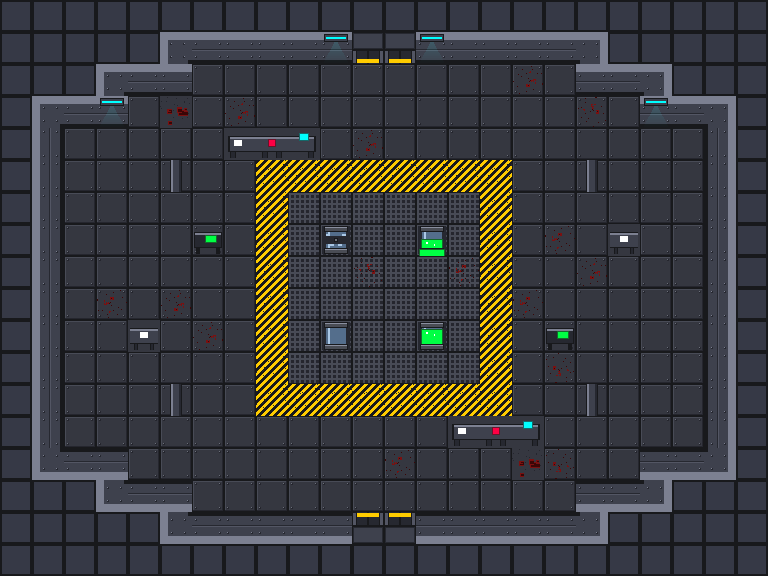

The image is a tile-based game level rendered from a .tmx file. Its description and complete source (layers, tilesets, objects, tile grids) follow:
An orthogonal 24x18 tile map with 32x32 px tiles, 4 tile layers (Background, Dekorasi Non-Solid, Foreground, Interact Object) and 2 objects (spawn_researcher, spawn_monster).

<map version="1.10" tiledversion="1.12.1" orientation="orthogonal" renderorder="right-down" width="24" height="18" tilewidth="32" tileheight="32" infinite="0" nextlayerid="6" nextobjectid="3">
 <tileset firstgid="1" name="tileset_lab" tilewidth="32" tileheight="32" tilecount="128" columns="8">
  <image source="tileset_lab.png" width="256" height="512" />
 </tileset>
 <layer id="1" name="Background" width="24" height="18">
  <data encoding="csv">
6,6,6,6,6,6,6,6,6,6,6,6,6,6,6,6,6,6,6,6,6,6,6,6,
6,6,6,6,6,6,6,6,6,6,6,6,6,6,6,6,6,6,6,6,6,6,6,6,
6,6,6,6,6,6,1,1,1,1,1,1,1,1,1,1,1,1,6,6,6,6,6,6,
6,6,6,6,1,3,1,1,1,1,1,1,1,1,1,1,1,1,1,1,6,6,6,6,
6,6,1,1,1,1,1,1,1,1,1,1,1,1,1,1,1,1,1,1,1,1,6,6,
6,6,1,1,1,1,1,1,5,5,5,5,5,5,5,5,1,1,1,1,1,1,6,6,
6,6,1,1,1,1,1,1,5,2,2,2,2,2,2,5,1,1,1,1,1,1,6,6,
6,6,1,1,1,1,1,1,5,2,2,2,2,2,2,5,1,1,1,1,1,1,6,6,
6,6,1,1,1,1,1,1,5,2,2,2,2,2,2,5,1,1,1,1,1,1,6,6,
6,6,1,1,1,1,1,1,5,2,2,2,2,2,2,5,1,1,1,1,1,1,6,6,
6,6,1,1,1,1,1,1,5,2,2,2,2,2,2,5,1,1,1,1,1,1,6,6,
6,6,1,1,1,1,1,1,5,2,2,2,2,2,2,5,1,1,1,1,1,1,6,6,
6,6,1,1,1,1,1,1,5,5,5,5,5,5,5,5,1,1,1,1,1,1,6,6,
6,6,1,1,1,1,1,1,1,1,1,1,1,1,1,1,1,1,1,1,1,1,6,6,
6,6,6,6,1,1,1,1,1,1,1,1,1,1,1,1,3,1,1,1,6,6,6,6,
6,6,6,6,6,6,1,1,1,1,1,1,1,1,1,1,1,1,6,6,6,6,6,6,
6,6,6,6,6,6,6,6,6,6,6,6,6,6,6,6,6,6,6,6,6,6,6,6,
6,6,6,6,6,6,6,6,6,6,6,6,6,6,6,6,6,6,6,6,6,6,6,6
</data>
 </layer>
 <layer id="5" name="Dekorasi Non-Solid" width="24" height="18">
  <data encoding="csv">
0,0,0,0,0,0,0,0,0,0,0,0,0,0,0,0,0,0,0,0,0,0,0,0,
0,0,0,0,0,0,0,0,0,0,0,0,0,0,0,0,0,0,0,0,0,0,0,0,
0,0,0,0,0,0,0,0,0,0,0,0,0,0,0,0,3221225508,0,0,0,0,0,0,0,
0,0,0,0,0,0,0,3221225508,0,0,0,0,0,0,0,0,0,0,2684354596,0,0,0,0,0,
0,0,0,0,0,0,0,0,0,0,0,3221225508,0,0,0,0,0,0,0,0,0,0,0,0,
0,0,0,0,0,0,0,0,0,0,0,0,0,0,0,0,0,0,0,0,0,0,0,0,
0,0,0,0,0,0,0,0,0,0,0,0,0,0,0,0,0,0,0,0,0,0,0,0,
0,0,0,0,0,0,0,0,0,0,0,0,0,0,0,0,0,36,0,0,0,0,0,0,
0,0,0,0,0,0,0,0,0,0,0,2684354596,0,0,36,0,0,0,3221225508,0,0,0,0,0,
0,0,0,36,0,3221225508,0,0,0,0,0,0,0,0,0,0,36,0,0,0,0,0,0,0,
0,0,0,0,0,0,3221225508,0,0,0,0,0,0,0,0,0,0,0,0,0,0,0,0,0,
0,0,0,0,0,0,0,0,0,0,0,0,0,0,0,0,0,1610612772,0,0,0,0,0,0,
0,0,0,0,0,0,0,0,0,0,0,0,0,0,0,0,0,0,0,0,0,0,0,0,
0,0,0,0,0,0,0,0,0,0,0,0,0,0,0,0,0,0,0,0,0,0,0,0,
0,0,0,0,0,0,0,0,0,0,0,0,36,0,0,0,0,1610612772,0,0,0,0,0,0,
0,0,0,0,0,0,0,0,0,0,0,0,0,0,0,0,0,0,0,0,0,0,0,0,
0,0,0,0,0,0,0,0,0,0,0,0,0,0,0,0,0,0,0,0,0,0,0,0,
0,0,0,0,0,0,0,0,0,0,0,0,0,0,0,0,0,0,0,0,0,0,0,0
</data>
 </layer>
 <layer id="2" name="Foreground" width="24" height="18">
  <data encoding="csv">
105,105,105,105,105,105,105,105,105,105,105,105,105,105,105,105,105,105,105,105,105,105,105,105,
105,105,105,105,105,2147483662,9,9,9,9,79,41,41,79,9,9,9,9,14,105,105,105,105,105,
105,105,105,13,9,9,0,0,0,0,0,0,0,0,0,0,0,0,9,9,14,105,105,105,
105,13,9,79,0,0,0,0,0,0,0,0,0,0,0,0,0,0,0,0,79,9,14,105,
105,10,0,0,0,0,0,83,84,85,0,0,0,0,0,0,0,0,0,0,0,0,11,105,
105,10,0,0,0,34,0,0,0,0,0,0,0,0,0,0,0,0,34,0,0,0,11,105,
105,10,0,0,0,0,0,0,0,0,0,0,0,0,0,0,0,0,0,0,0,0,11,105,
105,10,0,0,0,0,23,0,0,0,58,0,0,60,0,0,0,0,0,86,0,0,11,105,
105,10,0,0,0,0,0,0,0,0,0,0,0,0,0,0,0,0,0,0,0,0,11,105,
105,10,0,0,0,0,0,0,0,0,0,0,0,0,0,0,0,0,0,0,0,0,11,105,
105,10,0,0,86,0,0,0,0,0,57,0,0,62,0,0,0,23,0,0,0,0,11,105,
105,10,0,0,0,0,0,0,0,0,0,0,0,0,0,0,0,0,0,0,0,0,11,105,
105,10,0,0,0,34,0,0,0,0,0,0,0,0,0,0,0,0,34,0,0,0,11,105,
105,10,0,0,0,0,0,0,0,0,0,0,0,0,83,84,85,0,0,0,0,0,11,105,
105,15,12,12,0,0,0,0,0,0,0,0,0,0,0,0,0,0,0,0,12,12,16,105,
105,105,105,15,12,12,0,0,0,0,0,0,0,0,0,0,0,0,12,12,16,105,105,105,
105,105,105,105,105,15,12,12,12,12,12,1073741865,1073741865,12,12,12,12,12,16,105,105,105,105,105,
105,105,105,105,105,105,105,105,105,105,105,105,105,105,105,105,105,105,105,105,105,105,105,105
</data>
 </layer>
 <layer id="3" name="Interact Object" width="24" height="18">
  <data encoding="csv">
0,0,0,0,0,0,0,0,0,0,0,0,0,0,0,0,0,0,0,0,0,0,0,0,
0,0,0,0,0,0,0,0,0,0,0,0,0,0,0,0,0,0,0,0,0,0,0,0,
0,0,0,0,0,0,0,0,0,0,0,0,0,0,0,0,0,0,0,0,0,0,0,0,
0,0,0,0,0,0,0,0,0,0,0,0,0,0,0,0,0,0,0,0,0,0,0,0,
0,0,0,0,0,0,0,0,0,0,0,0,0,0,0,0,0,0,0,0,0,0,0,0,
0,0,0,0,0,0,0,0,0,0,0,0,0,0,0,0,0,0,0,0,0,0,0,0,
0,0,0,0,0,0,0,0,0,0,0,0,0,0,0,0,0,0,0,0,0,0,0,0,
0,0,0,0,0,0,0,0,0,0,0,0,0,0,0,0,0,0,0,0,0,0,0,0,
0,0,0,0,0,0,0,0,0,0,0,0,0,0,0,0,0,0,0,0,0,0,0,0,
0,0,0,0,0,0,0,0,0,0,0,0,0,0,0,0,0,0,0,0,0,0,0,0,
0,0,0,0,0,0,0,0,0,0,0,0,0,0,0,0,0,0,0,0,0,0,0,0,
0,0,0,0,0,0,0,0,0,0,0,0,0,0,0,0,0,0,0,0,0,0,0,0,
0,0,0,0,0,0,0,0,0,0,0,0,0,0,0,0,0,0,0,0,0,0,0,0,
0,0,0,0,0,0,0,0,0,0,0,0,0,0,0,0,0,0,0,0,0,0,0,0,
0,0,0,0,0,0,0,0,0,0,0,0,0,0,0,0,0,0,0,0,0,0,0,0,
0,0,0,0,0,0,0,0,0,0,0,0,0,0,0,0,0,0,0,0,0,0,0,0,
0,0,0,0,0,0,0,0,0,0,0,0,0,0,0,0,0,0,0,0,0,0,0,0,
0,0,0,0,0,0,0,0,0,0,0,0,0,0,0,0,0,0,0,0,0,0,0,0
</data>
 </layer>
 <objectgroup id="4" name="Spawn">
  <object id="1" name="spawn_researcher" x="368.667" y="86.6667">
   <properties>
    <property name="kind" value="playerSpawn" />
    <property name="role" value="RESEARCHER" />
   </properties>
   <point />
  </object>
  <object id="2" name="spawn_monster" x="366.667" y="474">
   <properties>
    <property name="kind" value="playerSpawn" />
    <property name="role" value="MONSTER" />
   </properties>
   <point />
  </object>
 </objectgroup>
</map>
